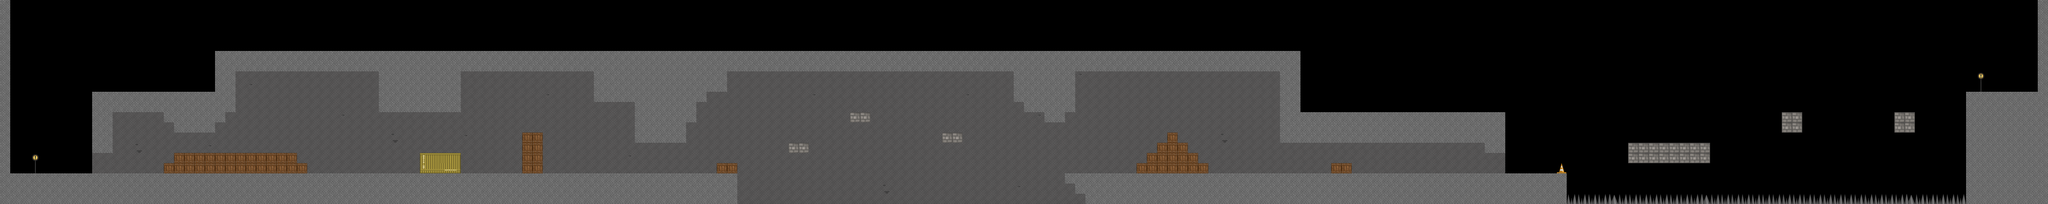

Rendered tile map (Tiled .tmx) drawn with the repository's tilesets; below, a short description and the map source with its tile grids summarised:
An orthogonal 200x20 tile map with 32x32 px tiles, 1 tile layer (Tile Layer 1), 2 tilesets and 7 objects (4x slime, spawnpoint, benny, goal).

<map version="1.0" tiledversion="1.1.4" orientation="orthogonal" renderorder="right-down" width="200" height="20" tilewidth="32" tileheight="32" infinite="0" nextobjectid="8">
 <tileset firstgid="1" name="tiles" tilewidth="32" tileheight="32" tilecount="28" columns="7">
  <image source="tiles.png" width="224" height="128" />
  <tile id="3">
   <properties>
    <property name="spikes" value="" />
   </properties>
  </tile>
  <tile id="11">
   <properties>
    <property name="blocked" value="" />
   </properties>
  </tile>
  <tile id="21">
   <properties>
    <property name="blocked" value="" />
   </properties>
  </tile>
  <tile id="23">
   <properties>
    <property name="blocked" value="" />
   </properties>
  </tile>
  <tile id="26">
   <properties>
    <property name="spikes" value="" />
   </properties>
  </tile>
 </tileset>
 <tileset firstgid="29" name="tiles_2" tilewidth="32" tileheight="32" tilecount="16" columns="16">
  <image source="tiles_2.png" width="512" height="32" />
  <tile id="3">
   <properties>
    <property name="blocked" value="" />
   </properties>
  </tile>
  <tile id="4">
   <properties>
    <property name="blocked" value="" />
   </properties>
  </tile>
  <tile id="5">
   <properties>
    <property name="blocked" value="" />
   </properties>
  </tile>
  <tile id="6">
   <properties>
    <property name="blocked" value="" />
   </properties>
  </tile>
  <tile id="7">
   <properties>
    <property name="blocked" value="" />
   </properties>
  </tile>
  <tile id="8">
   <properties>
    <property name="blocked" value="" />
   </properties>
  </tile>
  <tile id="9">
   <properties>
    <property name="blocked" value="" />
   </properties>
  </tile>
 </tileset>
 <layer name="Tile Layer 1" width="200" height="20">
  <data>[4000 cells, 2129 non-empty, 18 distinct tile ids]</data>
 </layer>
 <objectgroup name="objects">
  <object id="1" name="spawnpoint" x="74" y="493" width="18" height="46" />
  <object id="2" name="slime" x="457" y="525" width="31" height="18">
   <properties>
    <property name="pink" value="" />
   </properties>
  </object>
  <object id="3" name="slime" x="1055" y="504" width="30" height="17">
   <properties>
    <property name="green" value="" />
   </properties>
  </object>
  <object id="4" name="slime" x="1821" y="507" width="30" height="17">
   <properties>
    <property name="green" value="" />
   </properties>
  </object>
  <object id="5" name="slime" x="3846" y="517" width="30" height="17">
   <properties>
    <property name="green" value="" />
   </properties>
  </object>
  <object id="6" name="benny" x="6324" y="235" width="16" height="44" />
  <object id="7" name="goal" x="6280" y="1" width="95" height="324" />
 </objectgroup>
</map>
